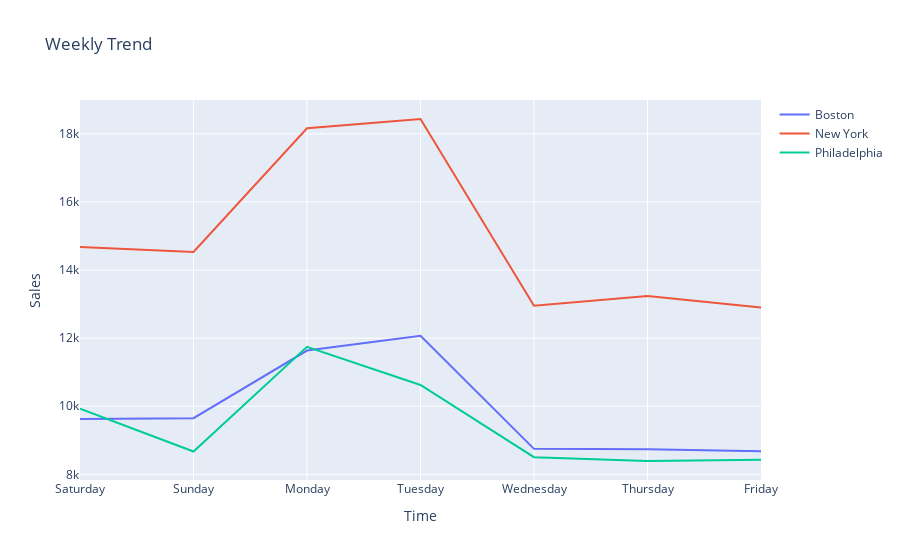

Here is the notebook cell this chart was saved with:
### Code cell
days = list(calendar['weekday'].iloc[:1913])

weekly_agg = pd.DataFrame({'weeks': days, 'BOS' : sales_df.iloc[0], 'NY' : sales_df.iloc[1], 'PHI' : sales_df.iloc[2]})
weekly_agg = weekly_agg.groupby(['weeks']).mean()
#weekly_agg.head()

fig = go.Figure()
fig.add_trace(go.Scatter(x=days, y=weekly_agg['BOS'],
                    mode='lines',
                    name='Boston'))
                    
fig.add_trace(go.Scatter(x=days, y= weekly_agg['NY'],
                    mode='lines',
                    name='New York'))

fig.add_trace(go.Scatter(x=days, y=weekly_agg['PHI'],
                    mode='lines', name='Philadelphia'))

fig.update_layout(title='Weekly Trend',
                   xaxis_title='Time',
                   yaxis_title='Sales')
fig.show()

### Figure 1 — Plotly figure (JSON) as saved in the notebook; plotly's stock layout.template omitted (floating-point values rounded to 4 significant figures; data arrays with more than 128 entries replaced by an {"elided": "..."} marker saying what was removed)
{"data": [{"mode": "lines", "name": "Boston", "type": "scatter", "x": {"elided": "1913 str values"}, "y": [9623.0, 9649.0, 11640.0, 12070.0, 8749.0, 8738.0, 8679.0]}, {"mode": "lines", "name": "New York", "type": "scatter", "x": {"elided": "1913 str values"}, "y": [14670.0, 14530.0, 18160.0, 18440.0, 12950.0, 13240.0, 12900.0]}, {"mode": "lines", "name": "Philadelphia", "type": "scatter", "x": {"elided": "1913 str values"}, "y": [9929.0, 8671.0, 11750.0, 10620.0, 8503.0, 8392.0, 8429.0]}], "layout": {"title": {"text": "Weekly Trend"}, "xaxis": {"title": {"text": "Time"}}, "yaxis": {"title": {"text": "Sales"}}}}
